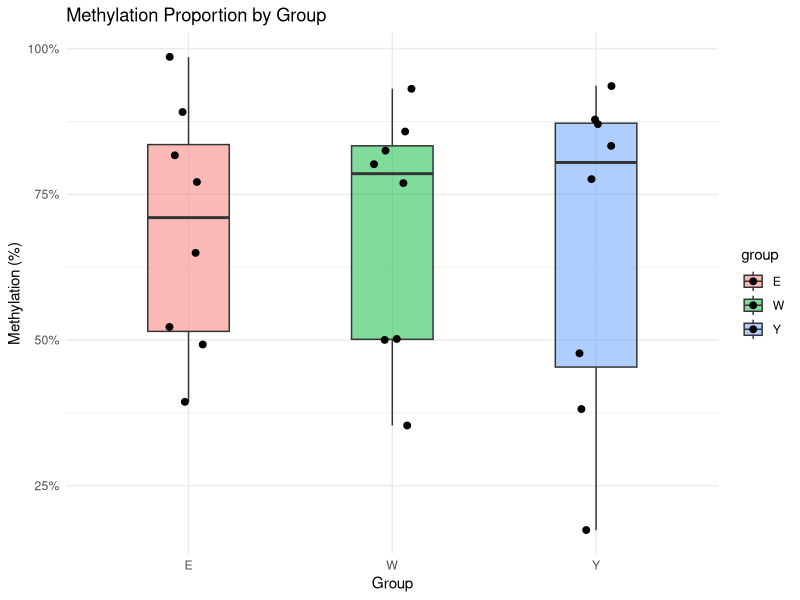

Write R code to recreate this figure.
## ---- chunk 1
#knitr::opts_chunk$set(echo = FTRUE, warning = FALSE, message = FALSE)
library(ggplot2)
library(dplyr)
library(data.table)

# Simulated example dataset
#df <- data.frame(
#  Sample = paste0("S", 1:6),
#  group = c("E", "E", "W", "W", "Y", "Y"),
#  CpG = c(1200, 1350, 1100, 1080, 1150, 1170),
#  uCpG = c(300, 250, 400, 420, 380, 360)
#)
df = fread("cpg_prop_by_group.csv")
df <- df %>% mutate( total = CpG + uCpG, prop = CpG / total)

knitr::kable(df, caption = "CpG and uCpG Counts with Methylation Proportions")
ggplot(df, aes(x = group, y = prop, fill = group)) +
  geom_boxplot(width = 0.4, alpha = 0.5, outlier.shape = NA) +
  geom_jitter(width = 0.1, size = 2) +
  scale_y_continuous(labels = scales::percent_format(accuracy = 1)) +
  labs(title = "Methylation Proportion by Group",
       y = "Methylation (%)", x = "Group") +
  theme_minimal()


glm_fit <- glm(cbind(CpG, uCpG) ~ group, data = df, family = binomial)
summary(glm_fit)

cat("Null deviance:", round(glm_fit$null.deviance), "on", glm_fit$df.null, "degrees of freedom\n")
cat("Residual deviance:", round(glm_fit$deviance), "on", glm_fit$df.residual, "degrees of freedom\n")
cat("AIC:", round(AIC(glm_fit)), "\n")

invlogit <- function(x) exp(x) / (1 + exp(x))

p_E <- invlogit(coef(glm_fit)["(Intercept)"])
p_W <- invlogit(coef(glm_fit)["(Intercept)"] + coef(glm_fit)["groupW"])
p_Y <- invlogit(coef(glm_fit)["(Intercept)"] + coef(glm_fit)["groupY"])

rate_df <- data.frame(
  Group = c("E", "W", "Y"),
  Estimated_Proportion = round(c(p_E, p_W, p_Y), 4)
)

knitr::kable(rate_df, caption = "Estimated Methylation Proportions by Group (from GLM)")
